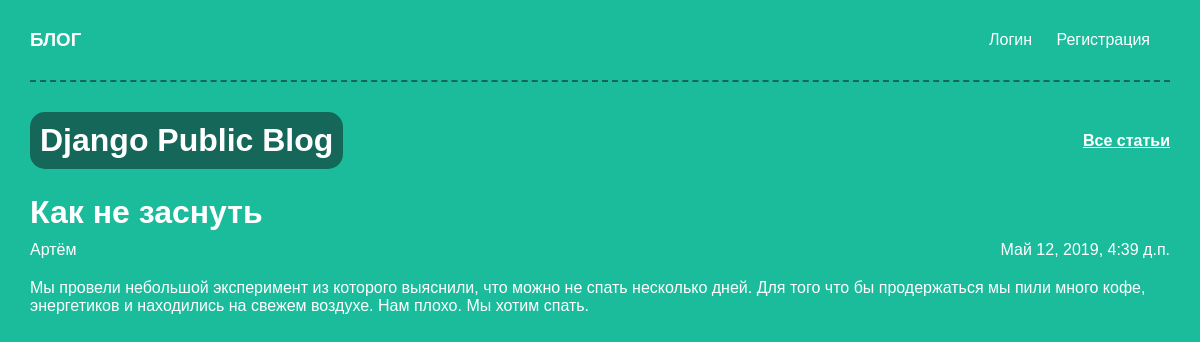
Page /blog/1/ on the committed database.
### blog/models.py (models this page shows, shortened)
class Post(models.Model):
	class Meta():
		db_table = 'post'
		verbose_name = "Статья"
		verbose_name_plural = "Статьи"
		ordering = ["create"]
	title = models.CharField("Заголовок", max_length=100)
	text = models.TextField("Текст статьи", max_length=1500)
	create = models.DateTimeField("Создан", auto_now_add=True)
	author = models.CharField("Автор", max_length=100)

### blog/views.py (the view)
# urls.py: url(r'^blog/(?P<pk>[0-9]+)/$', views.kaknespatb, name="kaknespatb"),
def kaknespatb(request, pk):
	post = get_object_or_404(Post, pk=pk)
	return render(request, 'blog/kaknespatb.html', {"post": post})

### blog/templates/blog/kaknespatb.html (shortened to what this page needs)
{% extends "blog/header.html" %}
{% block data %}
      <header>
         <h1>Django Public Blog</h1>
         <nav><a href="/">Все статьи</a></nav>
      </header>
      <div class="post">
         <h1>{{post.title}}</h1>
         <div class="post-about">
            <div>{{post.author}}</div>
            <div>{{post.create}}</div>
         </div>
         <div class="post-text">
            {{post.text}}
         </div>
      </div>
{% endblock %}

### blog/templates/blog/header.html (shortened to what this page needs)
<!DOCTYPE html>
<html>
	<head>
		{% load staticfiles %}
		<link rel="stylesheet" href="{% static 'css/style.css' %}">
	</head>
	<body>
		<div class="menu">
			<h3><a href="/">БЛОГ</a></h3>
			<nav>
				{% if user.is_authenticated %}
					<a href="/create">Написать статью</a>
					<a href="/exit">Выход</a>
				{% else %}
					<a href="/login" id="login">Логин</a>
					<a href="/registration" id="registration">Регистрация</a>
				{% endif %}
			</nav>
		</div>
		{% block data %}
		{% endblock %}
	</body>
</html>

### blog/static/css/style.css (style rules this page uses)
* { margin: 0; padding: 0; }
body { padding: 30px; background-color: #1abc9c; font-family: Tahoma, Arial, sans-serif; color: #ffffff; }
header { text-align: center; }
header h1 { display: inline; background-color: #156759; border-radius: 15px; padding: 10px; text-align: center; }
a { color: white; }
.menu { height: 80px; display: flex; align-items: center; border-bottom: 2px dashed #156759; margin-top: -30px; margin-bottom: 30px; }
.menu nav { flex-grow: 1; text-align: right; }
.menu a { text-decoration: none; margin-right: 20px; }
.post { margin-top: 10px; }
.post h1 { padding-top: 15px; }
.post-about { display: flex; padding-top: 10px; }
.post-about p:last-child, .post-about div:last-child { flex-grow: 1; text-align: right; }
.post-text { padding-top: 20px; }

### blog/templates/blog/kaknespatb.html (style rules this page uses)
header { display: flex; justify-content: flex-start; align-items: center; }
header h1 { display: block; }
header nav { flex-grow: 1; text-align: right; }
header nav a { font-weight: bold; }

### rows in the picture
Post: title "Как не заснуть", author "Артём", create "Май 12, 2019, 4:39 д.п.", text "Мы провели небольшой эксперимент из которого выяснили, что можно не спать несколько дней. Для того что бы продержаться мы пили много кофе, энергетиков и находились на свежем воздухе. Нам плохо. Мы хотим спать."
